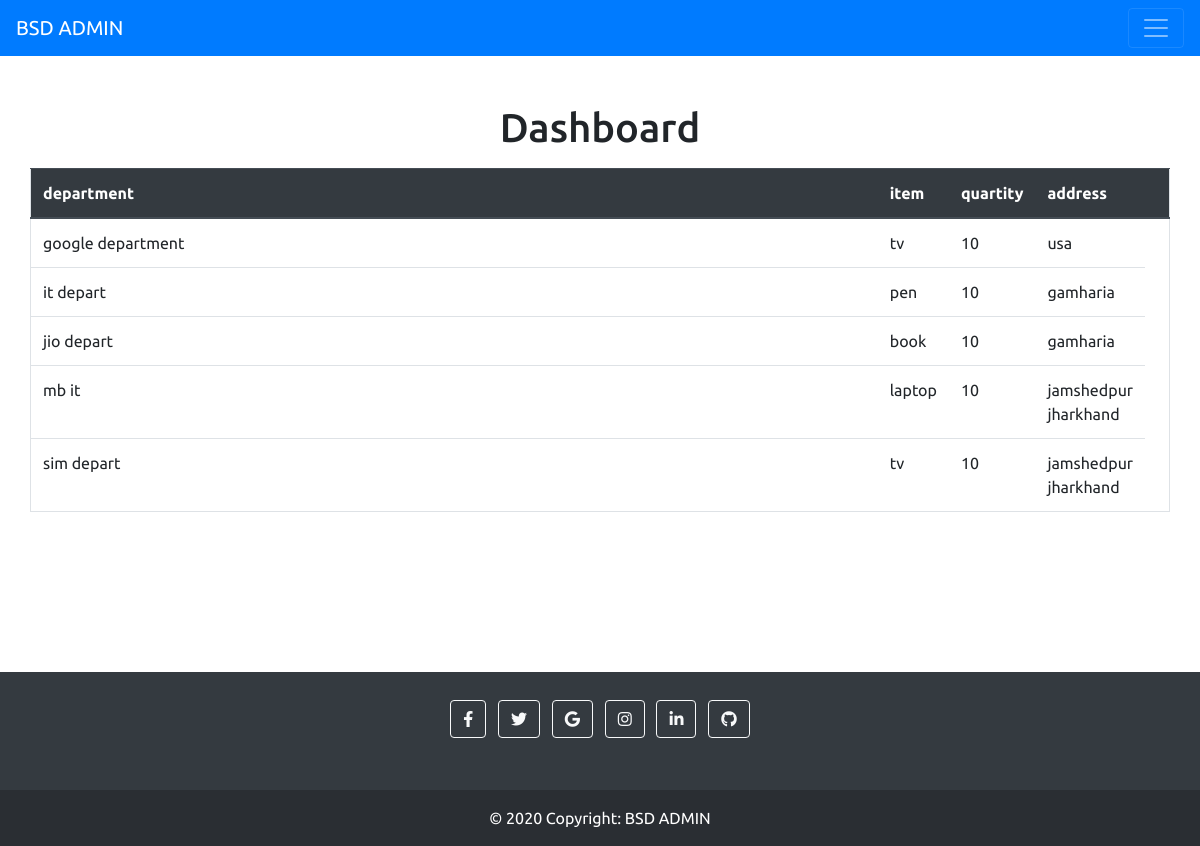
The app's page /admins/admin.php with its own data.
### tables this page shows
CREATE TABLE `items` (
  `department` varchar(40) NOT NULL,
  `item` varchar(225) DEFAULT NULL,
  `quartity` int(11) DEFAULT NULL,
  `address` varchar(225) DEFAULT NULL
);

### admins/admin.php (the view, shortened to what this page needs)
<!DOCTYPE html>
<html>
 <head>
  <link rel="stylesheet" href="https://cdn.jsdelivr.net/npm/bootstrap@4.6.1/dist/css/bootstrap.min.css">
<link rel="stylesheet" href="https://cdnjs.cloudflare.com/ajax/libs/font-awesome/5.15.2/css/all.min.css"/>
   </head>
<link rel="stylesheet" href="style.css"></head>
 <body>
<nav class="navbar navbar-dark bg-primary">
  <a class="navbar-brand" href="admin.php">BSD ADMIN</a>
  <button class="navbar-toggler" type="button" data-toggle="collapse" data-target="#navbarNav" aria-controls="navbarNav" aria-expanded="false" aria-label="Toggle navigation">
    <span class="navbar-toggler-icon"></span>
  </button>
</nav>
<?php
  $conn=mysqli_connect("localhost","root","","store");
  $sql="select * from items";
  $result=mysqli_query($conn,$sql);
  echo " <center><h1>Dashboard</h1></center>
  <table class='table container p-3 my-3 border' style='width:100%''>
  <thead class='thead-dark'>
  <th class='col'>department</th>
  <th class='col'>item</th>
  <th class='col'>quartity</th>
  <th class='col'>address</th>
  <th class='col'></th></thead>
  ";
 while($row=mysqli_fetch_array($result))
{
  echo"<tr><td>".$row['department']."</td><td>".$row['item']."</td><td>".$row['quartity']."</td><td>".$row['address']."</td></tr>" ;
}
echo "</table>";
?>
<footer class="bg-dark text-center text-white ">
  <div class="container p-4 pb-0">
    <section class="mb-4">
      <a class="btn btn-outline-light btn-floating m-1" href="#!" role="button"
        ><i class="fab fa-facebook-f"></i
      ></a>
      <a class="btn btn-outline-light btn-floating m-1" href="#!" role="button"
        ><i class="fab fa-twitter"></i
      ></a>
      <a class="btn btn-outline-light btn-floating m-1" href="#!" role="button"
        ><i class="fab fa-google"></i
      ></a>
      <a class="btn btn-outline-light btn-floating m-1" href="#!" role="button"
        ><i class="fab fa-instagram"></i
      ></a>
      <a class="btn btn-outline-light btn-floating m-1" href="#!" role="button"
        ><i class="fab fa-linkedin-in"></i
      ></a>
      <a class="btn btn-outline-light btn-floating m-1" href="#!" role="button"
        ><i class="fab fa-github"></i
      ></a>
    </section>
  </div>
  <div class="text-center p-3" style="background-color: rgba(0, 0, 0, 0.2);">
    © 2020 Copyright:
    <a class="text-white" href="#">BSD ADMIN</a>
  </div>
</footer>
</body>
</html>

### style.css (style rules this page uses)
* { margin: 0; padding: 0; font-family: 'Ubuntu', sans-serif; }

### records on screen
items: department "google department", item "tv", quartity "10", address "usa"
items: department "it depart", item "pen", quartity "10", address "gamharia"
items: department "jio depart", item "book", quartity "10", address "gamharia"
items: department "mb it", item "laptop", quartity "10", address "jamshedpur jharkhand"
items: department "sim depart", item "tv", quartity "10", address "jamshedpur jharkhand"
